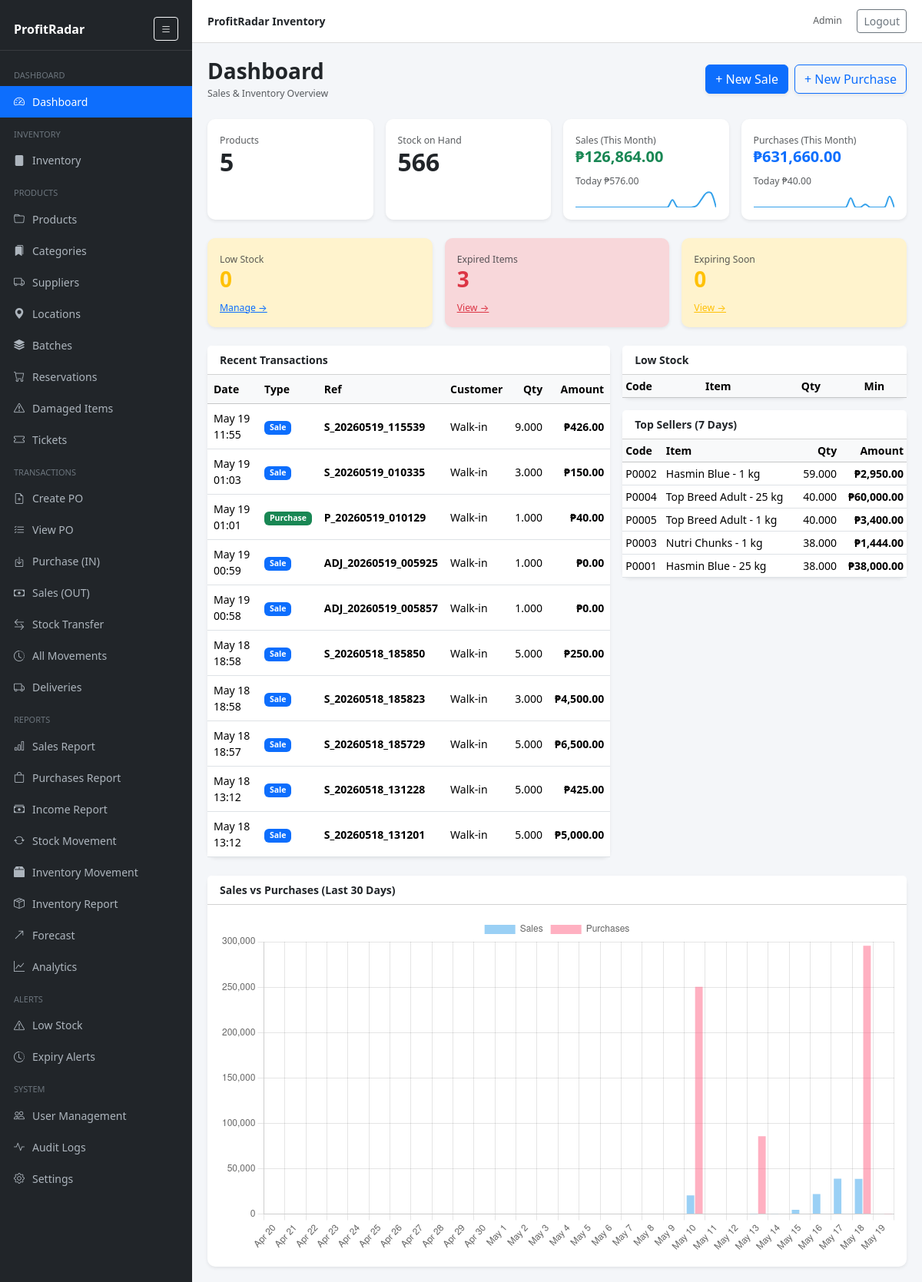
/dashboard.php (signed in), run on the app's committed database.
### tables this page shows
CREATE TABLE `transactions` (
  `id` int(11) NOT NULL,
  `type` enum('purchase','sale','refund','return','transfer','adjust') NOT NULL,
  `ref_no` varchar(64) DEFAULT NULL,
  `date` date NOT NULL,
  `user_id` int(11) NOT NULL,
  `supplier_id` int(11) DEFAULT NULL,
  `customer_id` int(11) DEFAULT NULL,
  `sale_mode` enum('retail','wholesale') DEFAULT NULL,
  `notes` text DEFAULT NULL,
  `extra_discount_type` enum('percent','amount') DEFAULT NULL,
  `extra_discount_value` decimal(12,2) DEFAULT NULL,
  `created_at` timestamp NOT NULL DEFAULT current_timestamp(),
  `refers_to` int(11) DEFAULT NULL
);

### includes/functions.php (called while the page is built, shortened)
<?php
function get_setting(PDO $pdo, string $key, $default=null){
    $st = $pdo->prepare('SELECT `value` FROM settings WHERE `key`=?');
    $st->execute([$key]);
    $v = $st->fetchColumn();
    return $v !== false ? $v : $default;
}
function get_low_stock_count(PDO $pdo): int {
    $global = (int)get_setting($pdo, 'low_stock_default', 5);
    $sql = 'SELECT COUNT(*) FROM products p
            WHERE p.is_active=1
              AND p.stock_qty < COALESCE(p.low_stock_threshold, ?)';
    $st = $pdo->prepare($sql);
    $st->execute([$global]);
    return (int)$st->fetchColumn();
}

### dashboard.php (the view, shortened to what this page needs)
<?php
require_once __DIR__.'/includes/header.php';
$pdo = getDB();
$today        = date('Y-m-d');
$monthStart   = date('Y-m-01');
$sevenDaysAgo = date('Y-m-d', strtotime('-7 days'));
$thirtyAgo    = date('Y-m-d', strtotime('-29 days'));
$lineNetExpr = "GREATEST(
  0,
  (ti.qty * ti.unit_price) -
  CASE
    WHEN ti.discount_type='percent' AND ti.discount_value IS NOT NULL
      THEN (ti.qty * ti.unit_price) * (ti.discount_value/100)
    WHEN ti.discount_type='amount'  AND ti.discount_value IS NOT NULL
      THEN ti.discount_value
    ELSE 0
  END
)";
$totalProducts = (int)$pdo->query("SELECT COUNT(*) FROM products WHERE is_active=1")->fetchColumn();
$totalUnits    = (int)$pdo->query("SELECT COALESCE(SUM(stock_qty),0) FROM products WHERE is_active=1")->fetchColumn();
$lowCount = 0; try { $lowCount = get_low_stock_count($pdo); } catch (Throwable $e) { $lowCount = 0; }
$st = $pdo->prepare("
  SELECT COALESCE(SUM($lineNetExpr),0) FROM transactions t
  JOIN transaction_items ti ON ti.transaction_id=t.id
  WHERE t.type='sale' AND t.date = ?
"); $st->execute([$today]); $salesToday = (float)$st->fetchColumn();
$st = $pdo->prepare("
  SELECT COALESCE(SUM($lineNetExpr),0) FROM transactions t
  JOIN transaction_items ti ON ti.transaction_id=t.id
  WHERE t.type='sale' AND t.date BETWEEN ? AND ?
"); $st->execute([$monthStart, $today]); $salesMonth = (float)$st->fetchColumn();
$st = $pdo->prepare("
  SELECT COALESCE(SUM($lineNetExpr),0) FROM transactions t
  JOIN transaction_items ti ON ti.transaction_id=t.id
  WHERE t.type='purchase' AND t.date = ?
"); $st->execute([$today]); $purchasesToday = (float)$st->fetchColumn();
$st = $pdo->prepare("
  SELECT COALESCE(SUM($lineNetExpr),0) FROM transactions t
  JOIN transaction_items ti ON ti.transaction_id=t.id
  WHERE t.type='purchase' AND t.date BETWEEN ? AND ?
"); $st->execute([$monthStart, $today]); $purchasesMonth = (float)$st->fetchColumn();
$rows = $pdo->query("
  SELECT
    t.id, t.type, t.ref_no, t.date, t.created_at,
    u.name AS user_name,
    s.name AS supplier_name,
    c.name AS customer_name,
    COUNT(ti.id) AS line_count,
    SUM(ti.qty)  AS qty_total,
    SUM($lineNetExpr) AS net_value
  FROM transactions t
  JOIN users u              ON u.id = t.user_id
  LEFT JOIN suppliers s     ON s.id = t.supplier_id
  LEFT JOIN customers c     ON c.id = t.customer_id
  JOIN transaction_items ti ON ti.transaction_id = t.id
  GROUP BY t.id
  ORDER BY t.date DESC, t.id DESC
  LIMIT 10
")->fetchAll(PDO::FETCH_ASSOC);
$expiredCount = (int)$pdo->query("
  SELECT COUNT(*) FROM product_batches
  WHERE expiry_date < CURDATE()
  AND remaining_qty > 0
")->fetchColumn();
$expiringCount = (int)$pdo->query("
  SELECT COUNT(*) FROM product_batches
  WHERE expiry_date BETWEEN CURDATE()
  AND DATE_ADD(CURDATE(), INTERVAL 30 DAY)
  AND remaining_qty > 0
")->fetchColumn();
$top = $pdo->prepare("
  SELECT p.code, p.name, SUM(ti.qty) AS qty_sold, SUM($lineNetExpr) AS amount
  FROM transactions t
  JOIN transaction_items ti ON ti.transaction_id=t.id
  JOIN products p           ON p.id = ti.product_id
  WHERE t.type='sale' AND t.date BETWEEN ? AND ?
  GROUP BY p.id
  ORDER BY qty_sold DESC
  LIMIT 5
"); $top->execute([$sevenDaysAgo,$today]);
$topItems = $top->fetchAll(PDO::FETCH_ASSOC);
$labels=[];$sales30=[];$purch30=[];$mapSales=[];$mapPurch=[];
for ($d=strtotime($thirtyAgo);$d<=strtotime($today);$d=strtotime('+1 day',$d)){
  $k=date('Y-m-d',$d);
  $labels[]=date('M j',$d);
  $mapSales[$k]=0;$mapPurch[$k]=0;
}
$sp=$pdo->prepare("
SELECT t.date d,COALESCE(SUM($lineNetExpr),0) amt
FROM transactions t
JOIN transaction_items ti ON ti.transaction_id=t.id
WHERE t.type='sale' AND t.date BETWEEN ? AND ?
GROUP BY t.date
"); $sp->execute([$thirtyAgo,$today]);
foreach($sp as $r){$mapSales[$r['d']]=$r['amt'];}
$pp=$pdo->prepare("
SELECT t.date d,COALESCE(SUM($lineNetExpr),0) amt
FROM transactions t
JOIN transaction_items ti ON ti.transaction_id=t.id
WHERE t.type='purchase' AND t.date BETWEEN ? AND ?
GROUP BY t.date
"); $pp->execute([$thirtyAgo,$today]);
foreach($pp as $r){$mapPurch[$r['d']]=$r['amt'];}
$sales30=array_values($mapSales);
$purch30=array_values($mapPurch);
?>
<div class="d-flex justify-content-between align-items-center mb-4">
  <div>
    <h3 class="fw-bold mb-0">Dashboard</h3>
    <small class="text-muted">Sales & Inventory Overview</small>
  </div>
  <div class="d-flex gap-2">
    <a href="/sale_add.php" class="btn btn-primary shadow-sm">+ New Sale</a>
    <a href="/purchase_add.php" class="btn btn-outline-primary shadow-sm">+ New Purchase</a>
  </div>
</div>
<div class="row g-3 mb-4">
<div class="col-md-3">
<div class="card shadow-sm border-0 h-100">
<div class="card-body">
<small class="text-muted">Products</small>
<h2 class="fw-bold"><?=number_format($totalProducts)?></h2>
</div>
</div>
</div>
<div class="col-md-3">
<div class="card shadow-sm border-0 h-100">
<div class="card-body">
<small class="text-muted">Stock on Hand</small>
<h2 class="fw-bold"><?=number_format($totalUnits)?></h2>
</div>
</div>
</div>
<div class="col-md-3">
<div class="card shadow-sm border-0 h-100">
<div class="card-body">
<small class="text-muted">Sales (This Month)</small>
<h5 class="fw-bold text-success">₱<?=number_format($salesMonth,2)?></h5>
<small class="text-muted">Today ₱<?=number_format($salesToday,2)?></small>
<canvas id="mtSparkSales" height="40"></canvas>
</div>
</div>
</div>
<div class="col-md-3">
<div class="card shadow-sm border-0 h-100">
<div class="card-body">
<small class="text-muted">Purchases (This Month)</small>
<h5 class="fw-bold text-primary">₱<?=number_format($purchasesMonth,2)?></h5>
<small class="text-muted">Today ₱<?=number_format($purchasesToday,2)?></small>
<canvas id="mtSparkPurch" height="40"></canvas>
</div>
</div>
</div>
</div>
<div class="row g-3 mb-4">
<div class="col-md-4">
<div class="card shadow-sm border-0 bg-warning-subtle">
<div class="card-body">
<small class="text-muted">Low Stock</small>
<h3 class="fw-bold text-warning"><?=$lowCount?></h3>
<a href="/low_stock.php" class="small">Manage →</a>
</div>
</div>
</div>
<div class="col-md-4">
<div class="card shadow-sm border-0 bg-danger-subtle">
<div class="card-body">
<small class="text-muted">Expired Items</small>
<h3 class="fw-bold text-danger"><?=$expiredCount?></h3>
<a href="/expiry.php" class="small text-danger">View →</a>
</div>
</div>
</div>
<div class="col-md-4">
<div class="card shadow-sm border-0 bg-warning-subtle">
<div class="card-body">
<small class="text-muted">Expiring Soon</small>
<h3 class="fw-bold text-warning"><?=$expiringCount?></h3>
<a href="/expiry.php" class="small text-warning">View →</a>
</div>
</div>
</div>
</div>
<div class="row g-3">
<div class="col-lg-7">
<div class="card shadow-sm border-0">
<div class="card-header bg-white fw-semibold">Recent Transactions</div>
<div class="table-responsive">
<table class="table table-hover align-middle mb-0">
<thead class="table-light">
<tr>
<th>Date</th>
<th>Type</th>
<th>Ref</th>
<th>Customer</th>
<th class="text-end">Qty</th>
<th class="text-end">Amount</th>
</tr>
</thead>
<tbody>
<?php foreach($rows as $t): ?>
<tr>
<td><?=date('M d H:i',strtotime($t['created_at']?:$t['date']))?></td>
<td>
<?= $t['type']=='purchase'
? '<span class="badge bg-success">Purchase</span>'
: '<span class="badge bg-primary">Sale</span>' ?>
</td>
<td class="fw-semibold"><?=$t['ref_no']?></td>
<td><?= $t['customer_name'] ?? 'Walk-in' ?></td>
<td class="text-end"><?=$t['qty_total']?></td>
<td class="text-end fw-semibold">₱<?=number_format($t['net_value'],2)?></td>
</tr>
<?php endforeach ?>
</tbody>
</table>
</div>
</div>
</div>
<div class="col-lg-5 d-flex flex-column gap-3">
<div class="card shadow-sm border-0">
<div class="card-header bg-white fw-semibold">Low Stock</div>
<table class="table table-sm table-hover mb-0">
<thead class="table-light">
<tr>
<th>Code</th>
<th>Item</th>
<th class="text-center">Qty</th>
<th class="text-center">Min</th>
</tr>
</thead>
</table>
</div>
<div class="card shadow-sm border-0">
<div class="card-header bg-white fw-semibold">Top Sellers (7 Days)</div>
<table class="table table-sm table-hover mb-0">
<thead class="table-light">
<tr>
<th>Code</th>
<th>Item</th>
<th class="text-end">Qty</th>
<th class="text-end">Amount</th>
</tr>
</thead>
<tbody>
<?php foreach($topItems as $it): ?>
<tr>
<td><?=$it['code']?></td>
<td><?=$it['name']?></td>
<td class="text-end"><?=$it['qty_sold']?></td>
<td class="text-end fw-semibold">₱<?=number_format($it['amount'],2)?></td>
</tr>
<?php endforeach ?>
</tbody>
</table>
</div>
</div>
</div>
<div class="card shadow-sm border-0 mt-4">
<div class="card-header bg-white fw-semibold">Sales vs Purchases (Last 30 Days)</div>
<div class="p-3">
<canvas id="bar30"></canvas>
</div>
</div>
<script>
(function(){
const labels=<?=json_encode($labels)?>;
const sales30=<?=json_encode($sales30)?>;
const purch30=<?=json_encode($purch30)?>;
new Chart(document.getElementById('mtSparkSales'),{
type:'line',
data:{labels,datasets:[{data:sales30,borderWidth:2,pointRadius:0,tension:.35}]},
options:{plugins:{legend:{display:false}},scales:{x:{display:false},y:{display:false}}}
});
new Chart(document.getElementById('mtSparkPurch'),{
type:'line',
data:{labels,datasets:[{data:purch30,borderWidth:2,pointRadius:0,tension:.35}]},
options:{plugins:{legend:{display:false}},scales:{x:{display:false},y:{display:false}}}
});
new Chart(document.getElementById('bar30'),{
type:'bar',
data:{labels,datasets:[
{label:'Sales',data:sales30},
{label:'Purchases',data:purch30}
]},
options:{responsive:true,plugins:{legend:{position:'top'}}}
});
})();
</script>
<?php require_once __DIR__.'/includes/footer.php'; ?>

### includes/header.php (style rules this page uses)
body { background:#f4f6f9; font-size:14px; }
.card { border:0; border-radius:10px; box-shadow:0 2px 10px rgba(0,0,0,.05); }

### data on the page
transactions: created_at "May 19 11:55", type "Sale", ref_no "S_20260519_115539", customer_name "Walk-in", qty_total "9.000", net_value "426.00"
transactions: created_at "May 19 01:03", type "Sale", ref_no "S_20260519_010335", customer_name "Walk-in", qty_total "3.000", net_value "150.00"
transactions: created_at "May 19 01:01", type "Purchase", ref_no "P_20260519_010129", customer_name "Walk-in", qty_total "1.000", net_value "40.00"
transactions: created_at "May 19 00:59", type "Sale", ref_no "ADJ_20260519_005925", customer_name "Walk-in", qty_total "1.000", net_value "0.00"
transactions: created_at "May 19 00:58", type "Sale", ref_no "ADJ_20260519_005857", customer_name "Walk-in", qty_total "1.000", net_value "0.00"
transactions: created_at "May 18 18:58", type "Sale", ref_no "S_20260518_185850", customer_name "Walk-in", qty_total "5.000", net_value "250.00"
transactions: created_at "May 18 18:58", type "Sale", ref_no "S_20260518_185823", customer_name "Walk-in", qty_total "3.000", net_value "4,500.00"
transactions: created_at "May 18 18:57", type "Sale", ref_no "S_20260518_185729", customer_name "Walk-in", qty_total "5.000", net_value "6,500.00"
transactions: created_at "May 18 13:12", type "Sale", ref_no "S_20260518_131228", customer_name "Walk-in", qty_total "5.000", net_value "425.00"
transactions: created_at "May 18 13:12", type "Sale", ref_no "S_20260518_131201", customer_name "Walk-in", qty_total "5.000", net_value "5,000.00"

### other printed values
APP_NAME "ProfitRadar Inventory"
current_user()['name'] "Admin"
$totalProducts "5"
$totalUnits "566"
$salesMonth "126,864.00"
$salesToday "576.00"
$purchasesMonth "631,660.00"
$purchasesToday "40.00"
$lowCount "0"
$expiredCount "3"
$expiringCount "0"
$it['code'] "P0002"
$it['name'] "Hasmin Blue - 1 kg"
$it['qty_sold'] "59.000"
$it['amount'] "2,950.00"
